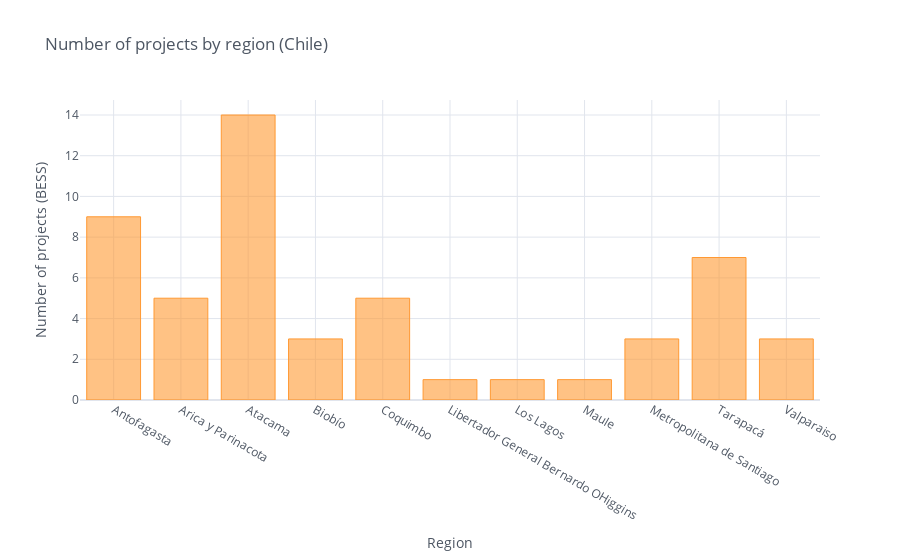

Notebook code cell kept with this figure:
### Code cell
#Plot del Dataframe:
#df_capacidad.iplot(kind = 'bar',xTitle = 'Region',
#             yTitle = "Capacity install (MW)",title = 'Number of projects by region (Chile)',
#        )

#Transforma el groupby en un dataframe:
df = pd.DataFrame(numero_empresas_por_region)
df
#Plot del Dataframe:
df.iplot(kind = 'bar',xTitle = 'Region',
             yTitle = "Number of projects (BESS)",title = 'Number of projects by region (Chile)',
        )

### Figure 1 — Plotly figure (JSON) as saved in the notebook; plotly's stock layout.template omitted (floating-point values rounded to 4 significant figures)
{"data": [{"marker": {"color": "rgba(255, 153, 51, 0.6)", "line": {"color": "rgba(255, 153, 51, 1.0)", "width": 1}}, "name": "Empresa Solicitante", "orientation": "v", "text": "", "type": "bar", "x": ["Antofagasta", "Arica y Parinacota", "Atacama", "Biobío", "Coquimbo", "Libertador General Bernardo OHiggins", "Los Lagos", "Maule", "Metropolitana de Santiago", "Tarapacá", "Valparaiso"], "y": [9, 5, 14, 3, 5, 1, 1, 1, 3, 7, 3]}], "layout": {"legend": {"bgcolor": "#FFFFFF", "font": {"color": "#4D5663"}}, "paper_bgcolor": "#FFFFFF", "plot_bgcolor": "#FFFFFF", "title": {"font": {"color": "#4D5663"}, "text": "Number of projects by region (Chile)"}, "xaxis": {"gridcolor": "#E1E5ED", "showgrid": true, "tickfont": {"color": "#4D5663"}, "title": {"font": {"color": "#4D5663"}, "text": "Region"}, "zerolinecolor": "#E1E5ED"}, "yaxis": {"gridcolor": "#E1E5ED", "showgrid": true, "tickfont": {"color": "#4D5663"}, "title": {"font": {"color": "#4D5663"}, "text": "Number of projects (BESS)"}, "zerolinecolor": "#E1E5ED"}}}
